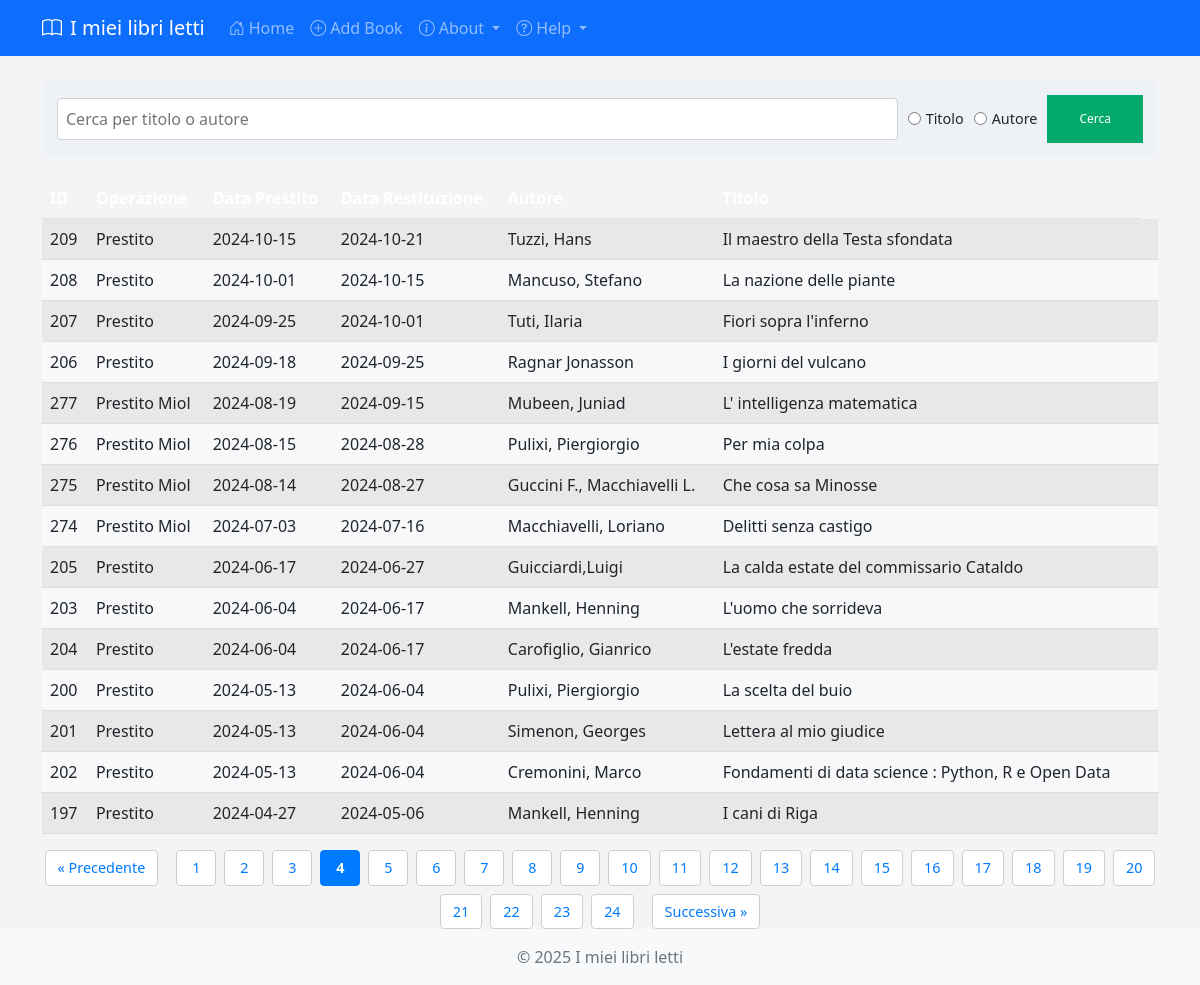
Page /?page=4&per_page=15 on the committed database.
### models.py (models this page shows)
class Book(Base):
    __tablename__ = "storico"
    id = Column(Integer, primary_key=True, index=True)
    operazione = Column(String)
    dataRitiro = Column(String)
    dataChiusura = Column(String)
    autore = Column(String)
    titolo = Column(String, index=True)

### main.py (the view)
@app.get("/")
def home(request: Request, db: Session = Depends(get_db),page: int = page,per_page: int = PerPage):
    total = crud.get_books_count(db)
    books = crud.get_books(db,page,per_page)
    total_pages = (total + per_page - 1) // per_page
    return templates.TemplateResponse("index.html", {
        "request": request,
        "books": books,
        "page": page,
        "per_page": per_page,
        "total_pages": total_pages
    })

### templates/index.html (shortened to what this page needs)
{% extends "base.html" %}
{% block content %}
    <form method="get" action="/search" class="search-form">
        <input type="text" name="query" size="30" placeholder="Cerca per titolo o autore">
        <label><input type="radio" name="search_field" value="titolo" {% if search_field == 'titolo' %}checked{% endif %}> Titolo</label>
        <label><input type="radio" name="search_field" value="autore" {% if search_field == 'autore' %}checked{% endif %}> Autore</label>
        <button type="submit" size="10">Cerca</button>
    </form>
    {% if books %}
    <table class="table table-striped">
        <thead>
            <tr>
                <th>ID</th>
                <th>Operazione</th>
                <th>Data Prestito</th>
                <th>Data Restituzione</th>
                <th>Autore</th>
                <th>Titolo</th>
            </tr>
        </thead>
        <tbody>
            {% for book in books %}
            <tr>
                <td>{{ book.id }}</td>
                <td>{{ book.operazione }}</td>
                <td>{{ book.dataRitiro }}</td>
                <td>{{ book.dataChiusura }}</td>
                <td>{{ book.autore }}</td>
                <td>{{ book.titolo }}</td>
                <td>
                </td>
            </tr>
            {% endfor %}
        </tbody>
    </table>
    {% else %}
    <p>No books in the library yet.</p>
    {% endif %}
    <div class="pagination">
        {% if page > 1 %}
            <a style="margin-right: 10px;" href="?page={{ page - 1 }}&per_page={{ per_page }}">&laquo;  Precedente</a>
        {% endif %}
        {% for p in range(1, total_pages + 1) %}
            {% if p == page %}
                <span>{{ p }}</span>
            {% else %}
                <a href="?page={{ p }}&per_page={{ per_page }}">{{ p }}</a>
            {% endif %}
        {% endfor %}
        {% if page < total_pages %}
            <a style="margin-left: 10px;" href="?page={{ page + 1 }}&per_page={{ per_page }}">Successiva &raquo;</a>
        {% endif %}
    </div>
{% endblock %}

### static/styles.css (style rules this page uses)
body { background-color: #f4f4f4; font-family: 'Segoe UI', Tahoma, Geneva, Verdana, sans-serif; }
.table { margin-top: 20px; }

### templates/index.html (style rules this page uses)
* { box-sizing: border-box; margin: 0; padding: 0; }
.search-form { display: flex; flex-wrap: wrap; gap: 10px; margin-bottom: 20px; align-items: center; background: #eef2f7; padding: 15px; border-radius: 6px; }
.search-form input[type="text"], .search-form select { padding: 8px; border: 1px solid #ccd0d5; border-radius: 4px; flex: 1; min-width: 150px; }
.search-form label { display: flex; align-items: center; font-size: 0.9rem; gap: 5px; }
.search-form button { background-color: #04AA6D; border: none; color: white; padding: 15px 32px; text-align: center; text-decoration: none; display: inline-block; font-size: 12px; }
table thead th { background-color: #007bff; color: #fff; padding: 10px; text-align: left; }
table tbody tr:nth-child(even) { background-color: #f6f8fa; }
table tbody td { padding: 10px; border-bottom: 1px solid #ddd; }
.pagination { display: flex; justify-content: center; flex-wrap: wrap; gap: 8px; }
.pagination a, .pagination span { padding: 6px 12px; text-decoration: none; border: 1px solid #ccd0d5; border-radius: 4px; min-width: 40px; text-align: center; font-size: 0.9rem; }
.pagination a { background-color: #fff; color: #007bff; transition: background-color 0.3s ease; }
.pagination span { background-color: #007bff; color: #fff; font-weight: bold; border-color: #007bff; }

### rows in the picture
Book: id "209", operazione "Prestito", dataRitiro "2024-10-15", dataChiusura "2024-10-21", autore "Tuzzi, Hans", titolo "Il maestro della Testa sfondata"
Book: id "208", operazione "Prestito", dataRitiro "2024-10-01", dataChiusura "2024-10-15", autore "Mancuso, Stefano", titolo "La nazione delle piante"
Book: id "207", operazione "Prestito", dataRitiro "2024-09-25", dataChiusura "2024-10-01", autore "Tuti, Ilaria", titolo "Fiori sopra l'inferno"
Book: id "206", operazione "Prestito", dataRitiro "2024-09-18", dataChiusura "2024-09-25", autore "Ragnar Jonasson", titolo "I giorni del vulcano"
Book: id "277", operazione "Prestito Miol", dataRitiro "2024-08-19", dataChiusura "2024-09-15", autore "Mubeen, Juniad", titolo "L' intelligenza matematica"
Book: id "276", operazione "Prestito Miol", dataRitiro "2024-08-15", dataChiusura "2024-08-28", autore "Pulixi, Piergiorgio", titolo "Per mia colpa"
Book: id "275", operazione "Prestito Miol", dataRitiro "2024-08-14", dataChiusura "2024-08-27", autore "Guccini F., Macchiavelli L.", titolo "Che cosa sa Minosse"
Book: id "274", operazione "Prestito Miol", dataRitiro "2024-07-03", dataChiusura "2024-07-16", autore "Macchiavelli, Loriano", titolo "Delitti senza castigo"
Book: id "205", operazione "Prestito", dataRitiro "2024-06-17", dataChiusura "2024-06-27", autore "Guicciardi,Luigi", titolo "La calda estate del commissario Cataldo"
Book: id "203", operazione "Prestito", dataRitiro "2024-06-04", dataChiusura "2024-06-17", autore "Mankell, Henning", titolo "L'uomo che sorrideva"
Book: id "204", operazione "Prestito", dataRitiro "2024-06-04", dataChiusura "2024-06-17", autore "Carofiglio, Gianrico", titolo "L'estate fredda"
Book: id "200", operazione "Prestito", dataRitiro "2024-05-13", dataChiusura "2024-06-04", autore "Pulixi, Piergiorgio", titolo "La scelta del buio"
Book: id "201", operazione "Prestito", dataRitiro "2024-05-13", dataChiusura "2024-06-04", autore "Simenon, Georges", titolo "Lettera al mio giudice"
Book: id "202", operazione "Prestito", dataRitiro "2024-05-13", dataChiusura "2024-06-04", autore "Cremonini, Marco", titolo "Fondamenti di data science : Python, R e Open Data"
Book: id "197", operazione "Prestito", dataRitiro "2024-04-27", dataChiusura "2024-05-06", autore "Mankell, Henning", titolo "I cani di Riga"

### other values in the picture
{{ p }} "1" "2" "3" "5" "6" "7" "8" "9" "10" "11" "12" "13" "14" "15" "16" "17" "18" "19" "20" "21" "22" "23" "24"
{{ p }} "4"
